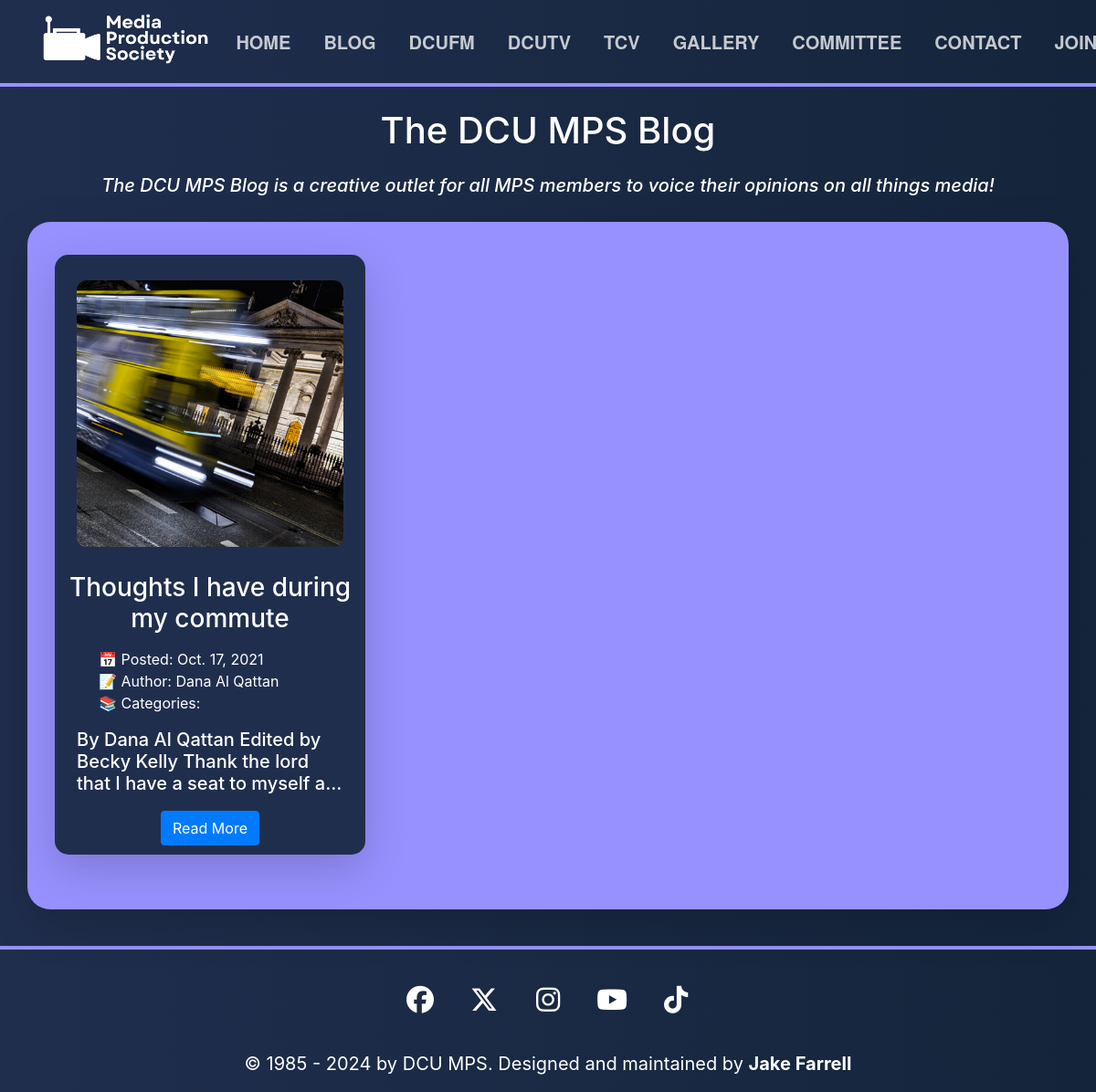
Page /blog/author/dana-al-qattan/ on the earlier database version.
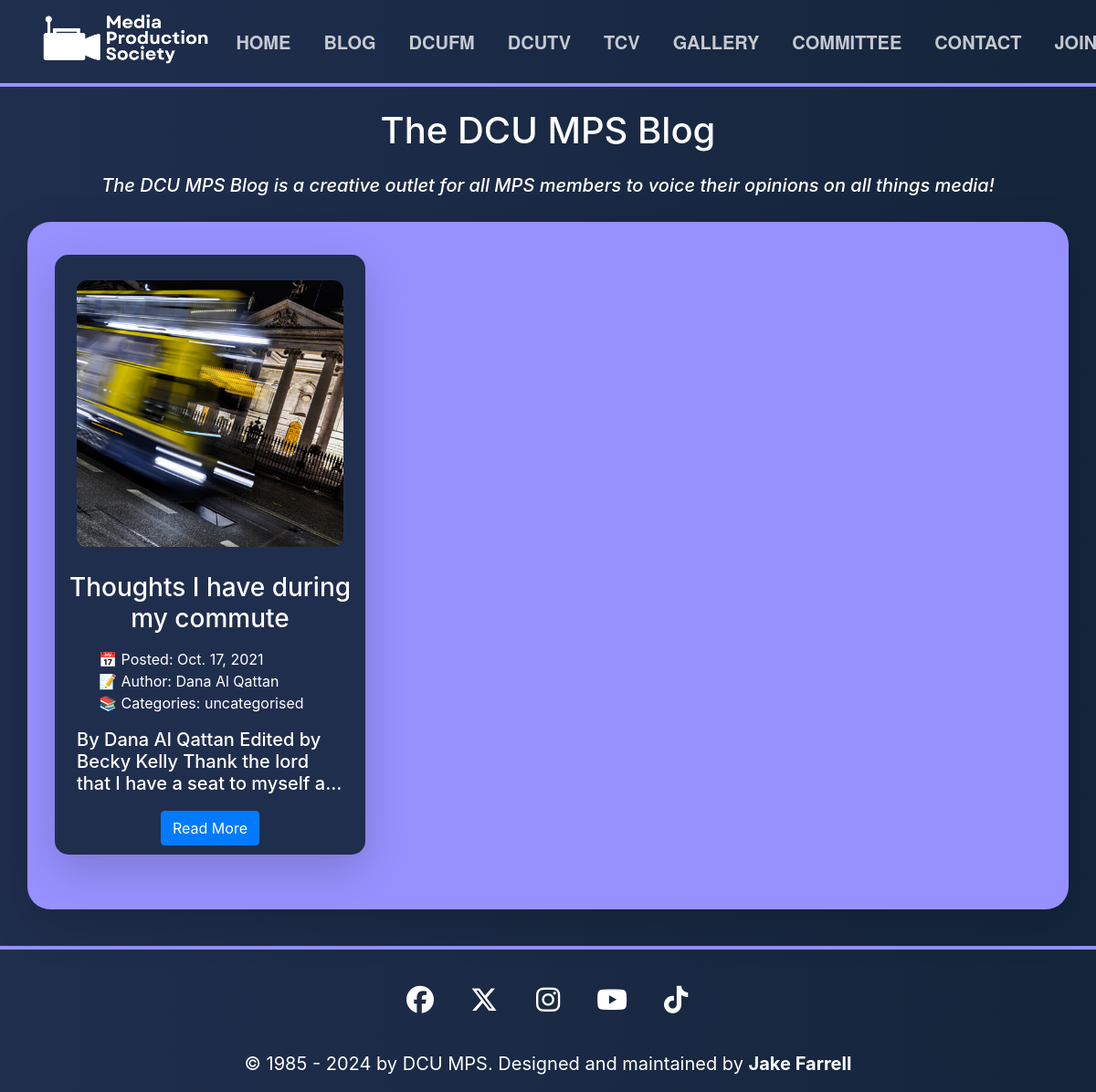
Same page on the later database version.
### mps_site/models.py (models this page shows, shortened)
class Post(models.Model):
    title = models.CharField(max_length=255)
    post_slug = models.SlugField(max_length=255, blank=True)
    author = models.ForeignKey(Author, on_delete=models.CASCADE)
    preview_image = models.CharField(max_length=255, default="assets/img/other/blank_event.png")
    body = models.TextField()
    created_on = models.DateTimeField(default=timezone.now)
    last_modified = models.DateTimeField(auto_now=True)
    categories = models.ManyToManyField("Category", related_name="posts")

class Author(models.Model):
    name = models.CharField(max_length=255)
    author_slug = models.SlugField(max_length=255, blank=True)
    def __str__(self):
        return self.name

class Category(models.Model):
    name = models.CharField(max_length=255)
    class Meta:
        verbose_name_plural = "categories"

### mps_site/views.py (the view)
# urls.py: path("blog/author/<author>/", views.blog_author, name="blog_author"),
def blog_author(request, author):
    posts = Post.objects.filter(
        author__author_slug__contains=author
    ).order_by("-created_on")
    posts = render_blog_preview(posts)
    author_name = Author.objects.get(author_slug=author)
    context = {
        "author": author,
        "page_name": author_name,
        "posts": posts,
    }
    return render(request, "blog/author.html", context)

### mps_site/views.py (called while the page is built)
def render_blog_preview(posts):
    md = markdown.Markdown(extensions=["fenced_code"])
    for post in posts:
        post.body = md.convert(post.body)
        soup = BeautifulSoup(post.body, 'html.parser')
        all_p_tags = soup.find_all('p')
        final = ""
        for p_tag in all_p_tags:
            final += str(p_tag.text) + " "
        final = final.replace("> ", "")
        post.body = final
        post.title = md.convert(post.title)
    return posts

### mps_site/templates/blog/author.html (shortened to what this page needs)
{% extends "blog/index.html" %}

### mps_site/templates/blog/index.html (shortened to what this page needs)
{% extends 'base.html' %}
{% load static %}
{% block content %}
{% block page_content %}
    {% block posts %}
    <div class="container">
        <h1 class="my-4">The DCU MPS Blog</h1>
        <h5><i>The DCU MPS Blog is a creative outlet for all MPS members to voice their opinions on all things media!</h5></i>
        <div class="row justify-content-center">
          <div class="col-md-12 custom-box shadow-lg bg-body">
            <div class="center-contents">
              <div class="container mt-3">
                <div class="row">
        {% for post in posts %}
        <div class="col-md-4">
            <div class="committee-member shadow-lg bg-body" style="background-color: #202E4E; border-radius: 15px;">
              <a href="{% url 'blog_detail' post.post_slug %}"><img class="my-4" src="{% static post.preview_image %}" width="300px" height="300px" alt="MPS Blog Image" style="aspect-ratio: 1 / 1; object-fit: cover;"></a>
              <h3 class="mx-2"><a href="{% url 'blog_detail' post.post_slug %}">{{ post.title | safe }}</a></h3>
              <ul class="mx-2" style="text-align: left; list-style: none;">
                <li>📅 Posted: {{ post.created_on.date }}</li>
                <li>📝 Author: <a href="{% url 'blog_author' post.author.author_slug %}">{{ post.author }}</a></li>
                <li>📚 Categories:
                {% for category in post.categories.all %}
                    <a href="{% url 'blog_category' category.name %}">
                        {{ category.name }}</a>{% if not forloop.last %}, {% endif %}
                {% endfor %}</li>
                  </ul>
              <h5 class="mx-4" style="text-align: left;">{{ post.body | slice:":85" }}...</h5>
              <a class="btn btn-primary" href="{% url 'blog_detail' post.post_slug %}" style="margin-top: 10px; margin-bottom: 10px; color: white";>Read More</a>
            </div>
          </div>
        {% endfor %}
                </div>
              </div>
            </div>
          </div>
        </div>
    </div>
    {% endblock posts %}
{% endblock page_content %}
{% endblock %}

Differences in the rows shown:
added Category: name "uncategorised"
